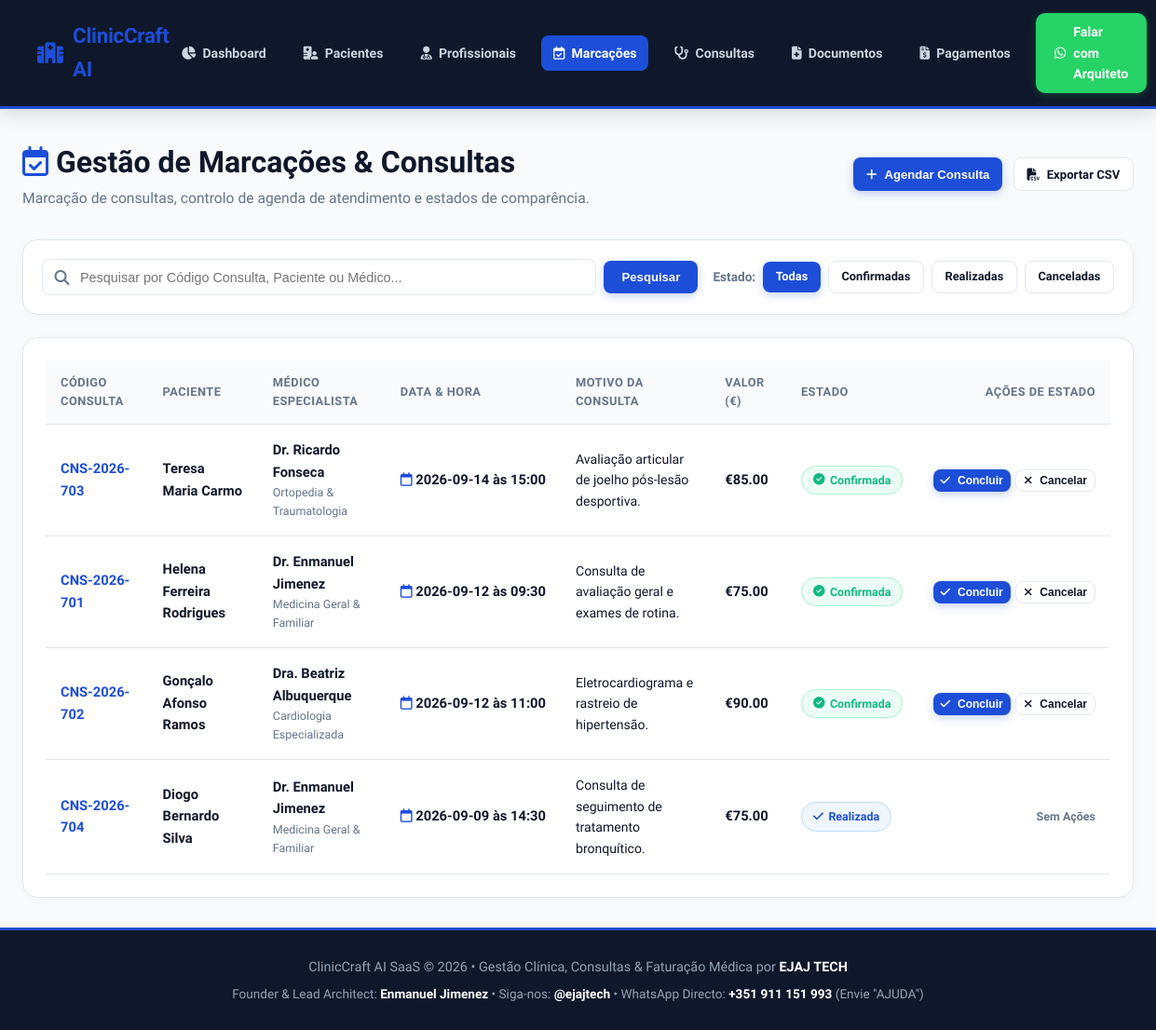
Before: /appointments with the older database file.
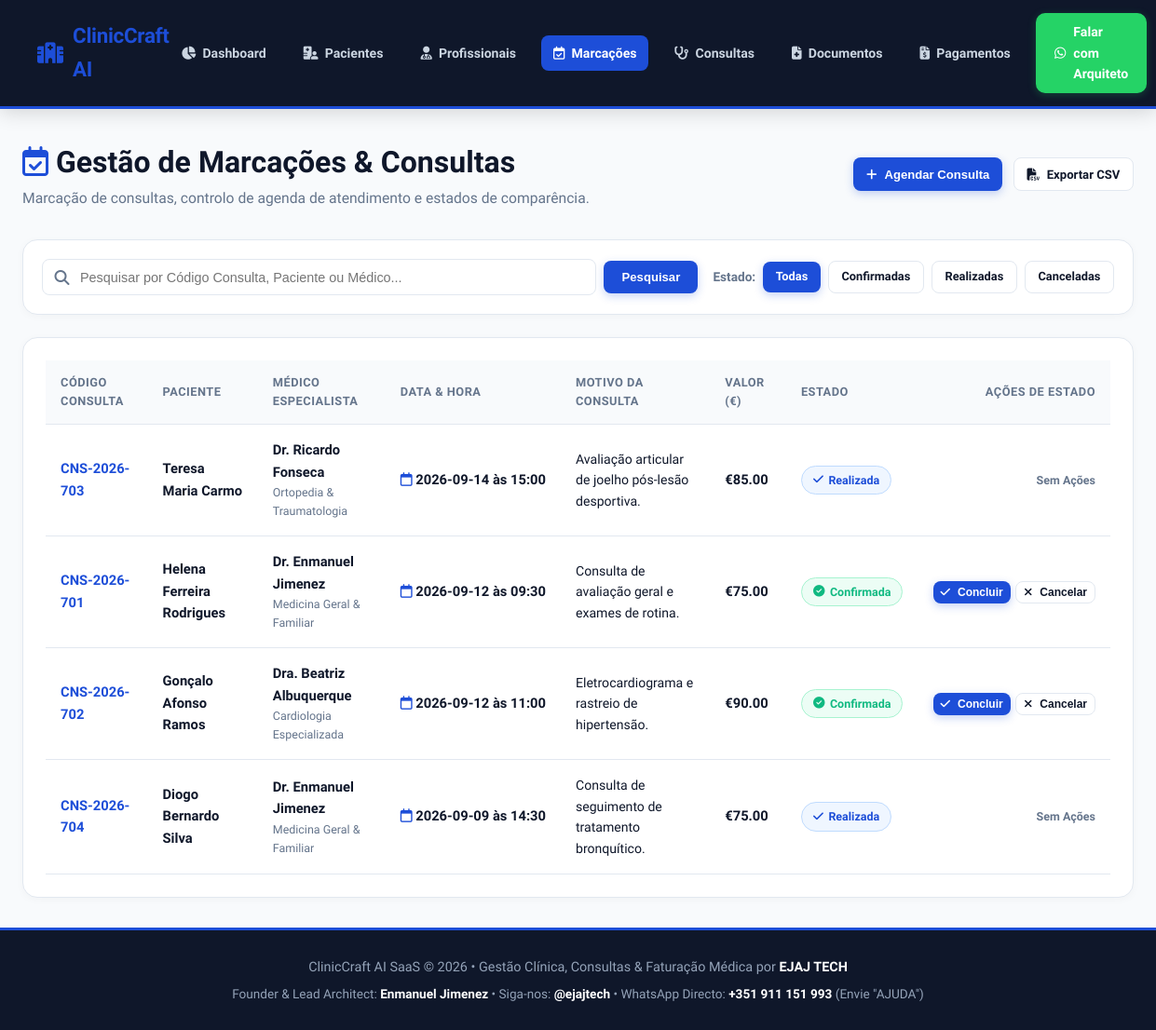
After: the same page with the newer database file.
### tables this page shows
CREATE TABLE appointments (
        id INTEGER PRIMARY KEY AUTOINCREMENT,
        appointment_code TEXT NOT NULL UNIQUE,
        patient_id INTEGER NOT NULL,
        professional_id INTEGER NOT NULL,
        appointment_date TEXT NOT NULL,
        appointment_time TEXT NOT NULL,
        status TEXT NOT NULL DEFAULT 'Confirmada', -- Confirmada, Em Espera, Realizada, Cancelada
        reason TEXT NOT NULL,
        fee REAL NOT NULL,
        created_at TEXT NOT NULL,
        FOREIGN KEY (patient_id) REFERENCES patients (id),
        FOREIGN KEY (professional_id) REFERENCES professionals (id)
    );

CREATE TABLE patients (
        id INTEGER PRIMARY KEY AUTOINCREMENT,
        patient_code TEXT NOT NULL UNIQUE,
        name TEXT NOT NULL,
        nif TEXT NOT NULL UNIQUE,
        email TEXT NOT NULL,
        phone TEXT NOT NULL,
        birth_date TEXT NOT NULL,
        insurance TEXT NOT NULL DEFAULT 'Particular',
        blood_type TEXT NOT NULL,
        created_at TEXT NOT NULL
    );

CREATE TABLE professionals (
        id INTEGER PRIMARY KEY AUTOINCREMENT,
        name TEXT NOT NULL,
        specialty TEXT NOT NULL,
        license_no TEXT NOT NULL UNIQUE,
        email TEXT NOT NULL,
        phone TEXT NOT NULL,
        consultation_fee REAL NOT NULL DEFAULT 70.0,
        status TEXT NOT NULL DEFAULT 'Ativo',
        created_at TEXT NOT NULL
    );

### app.py (the view)
@app.route('/appointments')
def appointments_page():
    conn = get_db()
    cursor = conn.cursor()
    status_filter = request.args.get('status')
    search_q = request.args.get('q', '').strip()
    query = """
    SELECT a.*, p.name as patient_name, p.nif, pr.name as professional_name, pr.specialty
    FROM appointments a
    JOIN patients p ON a.patient_id = p.id
    JOIN professionals pr ON a.professional_id = pr.id
    WHERE 1=1
    """
    params = []
    if status_filter:
        query += " AND a.status = ?"
        params.append(status_filter)
    if search_q:
        query += " AND (a.appointment_code LIKE ? OR p.name LIKE ? OR pr.name LIKE ?)"
        params.extend([f"%{search_q}%", f"%{search_q}%", f"%{search_q}%"])
    query += " ORDER BY a.appointment_date DESC, a.appointment_time ASC"
    cursor.execute(query, params)
    appointments = [dict(r) for r in cursor.fetchall()]
    cursor.execute("SELECT id, name, nif FROM patients ORDER BY name ASC")
    patients_list = [dict(r) for r in cursor.fetchall()]
    cursor.execute("SELECT id, name, specialty, consultation_fee FROM professionals WHERE status = 'Ativo' ORDER BY name ASC")
    professionals_list = [dict(r) for r in cursor.fetchall()]
    conn.close()
    return render_template('appointments.html', appointments=appointments, selected_status=status_filter, search_q=search_q, patients_list=patients_list, professionals_list=professionals_list)

### app.py (called while the page is built)
def get_db():
    conn = sqlite3.connect(DB_PATH)
    conn.row_factory = sqlite3.Row
    return conn

### templates/appointments.html (shortened to what the changed rows need)
{% extends 'base.html' %}
{% block content %}
<div class="page-header">
    <div>
        <h1 class="page-title"><i class="fa-regular fa-calendar-check" style="color: var(--sapphire-blue);"></i> Gestão de Marcações & Consultas</h1>
    </div>
</div>
<div class="table-card">
    {% if not appointments %}
        <div style="text-align: center; padding: 3rem; color: var(--text-muted);">
            <i class="fa-regular fa-folder-open" style="font-size: 3rem; margin-bottom: 0.75rem; opacity: 0.4;"></i>
            <h3 style="font-size: 1.1rem; color: var(--text-dark);">Nenhuma marcação de consulta encontrada</h3>
            <p style="font-size: 0.9rem; margin-top: 0.25rem;">Tente ajustar os filtros ou pesquisar por outro termo.</p>
        </div>
    {% else %}
        <div style="overflow-x: auto;">
            <table class="custom-table">
                <thead>
                    <tr>
                        <th>Código Consulta</th>
                        <th>Paciente</th>
                        <th>Médico Especialista</th>
                        <th>Data & Hora</th>
                        <th>Motivo da Consulta</th>
                        <th>Valor (€)</th>
                        <th>Estado</th>
                        <th style="text-align: right;">Ações de Estado</th>
                    </tr>
                </thead>
                <tbody>
                    {% for a in appointments %}
                    <tr>
                        <td style="font-weight: 800; color: var(--sapphire-blue);">{{ a.appointment_code }}</td>
                        <td style="font-weight: 700; color: var(--text-dark);">{{ a.patient_name }}</td>
                        <td>
                            <div style="font-weight: 600;">{{ a.professional_name }}</div>
                            <div style="font-size: 0.78rem; color: var(--text-muted);">{{ a.specialty }}</div>
                        </td>
                        <td style="font-weight: 600; white-space: nowrap;">
                            <i class="fa-regular fa-calendar" style="color: var(--sapphire-blue);"></i> {{ a.appointment_date }} às {{ a.appointment_time }}
                        </td>
                        <td style="max-width: 220px; font-size: 0.88rem;">{{ a.reason }}</td>
                        <td style="font-weight: 800; color: var(--text-dark);">€{{ "%.2f"|format(a.fee) }}</td>
                        <td>
                            {% if a.status == 'Realizada' %}
                                <span class="badge badge-done"><i class="fa-solid fa-check"></i> Realizada</span>
                            {% elif a.status == 'Confirmada' %}
                                <span class="badge badge-confirmed"><i class="fa-solid fa-check-circle"></i> Confirmada</span>
                            {% else %}
                                <span class="badge badge-canceled"><i class="fa-solid fa-xmark"></i> Cancelada</span>
                            {% endif %}
                        </td>
                        <td style="text-align: right;">
                            <div style="display: flex; gap: 0.35rem; justify-content: flex-end;">
                                {% if a.status != 'Realizada' and a.status != 'Cancelada' %}
                                    <button onclick="updateAppointmentStatus({{ a.id }}, 'Realizada')" class="btn-sm btn-primary" style="font-size: 0.75rem; padding: 0.25rem 0.5rem;" title="Marcar como Realizada">
                                        <i class="fa-solid fa-check"></i> Concluir
                                    </button>
                                    <button onclick="updateAppointmentStatus({{ a.id }}, 'Cancelada')" class="btn-sm btn-secondary" style="font-size: 0.75rem; padding: 0.25rem 0.5rem;" title="Cancelar Consulta">
                                        <i class="fa-solid fa-xmark"></i> Cancelar
                                    </button>
                                {% else %}
                                    <span style="font-size: 0.78rem; color: var(--text-muted); font-weight: 700;">Sem Ações</span>
                                {% endif %}
                            </div>
                        </td>
                    </tr>
                    {% endfor %}
                </tbody>
            </table>
        </div>
    {% endif %}
</div>
{% endblock %}

Changed rows visible on the page:
changed appointments "CNS-2026-703": status "Confirmada Concluir Cancelar" → "Realizada Sem Ações"
